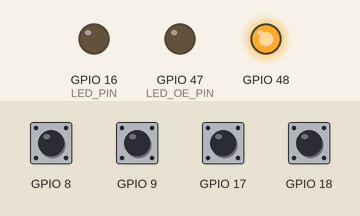
Recording of a sketch running on a simulated ESP32-S3. Parts: output pins drawn as LEDs (lit = HIGH). Inputs (shaded band) come from the test bench; at power-on: GPIO 8, GPIO 9, GPIO 17, GPIO 18 HIGH. What the sketch prints to the serial monitor is not drawn.

Above: at 3.1 s.
At 5.1 s:
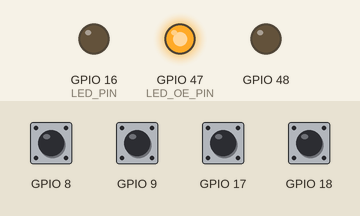
At 9.3 s:
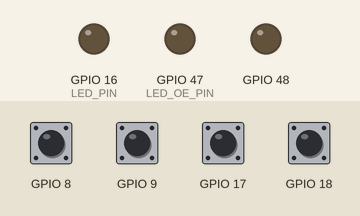
9.4 s: GPIO 8 pulled LOW for 0.15 s
Timing chart, 0 to 12.4 s (numbered marks = the images above; inputs shaded):
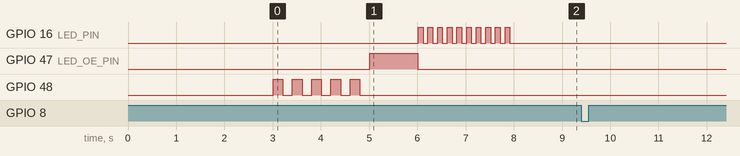

Measured:
- after the input at 9.4 s, every drawn part: stays the same

The sketch:

debug_hardware.ino
```cpp
/*
 * STEP-BY-STEP HARDWARE DEBUG
 * Tests each component individually with detailed diagnostics
 */

#include <Wire.h>

// Pin definitions
#define LED_PIN         16
#define LED_OE_PIN      47
#define SDA_PIN         13
#define SCL_PIN         14

void setup() {
  Serial.begin(115200);
  delay(3000); // Extra time to open monitor

  Serial.println("\n\n");
  Serial.println("========================================");
  Serial.println("  HARDWARE DEBUG - STEP BY STEP");
  Serial.println("========================================\n");

  // STEP 1: Basic Pin Test
  Serial.println("STEP 1: Testing basic GPIO output...");
  pinMode(LED_BUILTIN, OUTPUT);
  for (int i = 0; i < 5; i++) {
    digitalWrite(LED_BUILTIN, HIGH);
    Serial.print(".");
    delay(200);
    digitalWrite(LED_BUILTIN, LOW);
    delay(200);
  }
  Serial.println(" OK\n");

  // STEP 2: LED Output Enable Pin
  Serial.println("STEP 2: Testing LED OE pin (GPIO47)...");
  pinMode(LED_OE_PIN, OUTPUT);
  digitalWrite(LED_OE_PIN, HIGH);
  Serial.println("  OE set HIGH (output disabled)");
  delay(1000);
  digitalWrite(LED_OE_PIN, LOW);
  Serial.println("  OE set LOW (output enabled)");
  Serial.println("  >> Check if AHCT125 pin 3 shows signal with scope/LED tester\n");

  // STEP 3: LED Data Pin Test (Simple Toggle)
  Serial.println("STEP 3: Testing LED data pin (GPIO16)...");
  pinMode(LED_PIN, OUTPUT);
  Serial.println("  Toggling GPIO16 HIGH/LOW 10 times...");
  for (int i = 0; i < 10; i++) {
    digitalWrite(LED_PIN, HIGH);
    delay(100);
    digitalWrite(LED_PIN, LOW);
    delay(100);
    Serial.print(".");
  }
  Serial.println(" Done");
  Serial.println("  >> Measure GPIO16 with multimeter (should toggle 0-3.3V)\n");

  // STEP 4: I2C Bus Scan
  Serial.println("STEP 4: Scanning I2C bus...");
  Wire.begin(SDA_PIN, SCL_PIN);
  delay(100);

  Serial.println("  SDA=GPIO13, SCL=GPIO14");
  Serial.println("  Scanning addresses 0x01-0x7F...");

  int deviceCount = 0;
  for (byte addr = 1; addr < 127; addr++) {
    Wire.beginTransmission(addr);
    byte error = Wire.endTransmission();

    if (error == 0) {
      Serial.printf("  ✓ Device found at 0x%02X\n", addr);
      deviceCount++;
    }
  }

  if (deviceCount == 0) {
    Serial.println("  ✗ NO I2C devices found!");
    Serial.println("  >> Check: MCP23017 VCC=3.3V, GND=GND, SDA/SCL wiring");
    Serial.println("  >> Try: Swap SDA/SCL pins if accidentally reversed\n");
  } else {
    Serial.printf("  ✓ Found %d device(s)\n\n", deviceCount);
  }

  // STEP 5: Direct GPIO Hall Sensor Test
  Serial.println("STEP 5: Testing direct ESP32 Hall sensor pins...");
  pinMode(17, INPUT_PULLUP);
  pinMode(18, INPUT_PULLUP);
  pinMode(8, INPUT_PULLUP);
  pinMode(9, INPUT_PULLUP);

  Serial.println("  GPIO17 (Tile 9):  " + String(digitalRead(17) ? "HIGH" : "LOW"));
  Serial.println("  GPIO18 (Tile 10): " + String(digitalRead(18) ? "HIGH" : "LOW"));
  Serial.println("  GPIO8  (Tile 11): " + String(digitalRead(8) ? "HIGH" : "LOW"));
  Serial.println("  GPIO9  (Tile 12): " + String(digitalRead(9) ? "HIGH" : "LOW"));
  Serial.println("  >> All should show HIGH (pulled up)");
  Serial.println("  >> Place magnet on Tile 9/10/11/12 and check if it goes LOW\n");

  Serial.println("========================================");
  Serial.println("  DIAGNOSTIC COMPLETE");
  Serial.println("========================================\n");
  Serial.println("Waiting for manual tests...\n");
}

void loop() {
  // Continuous monitoring of direct Hall sensors
  static bool lastState[4] = {HIGH, HIGH, HIGH, HIGH};
  bool currentState[4];

  currentState[0] = digitalRead(17); // Tile 9
  currentState[1] = digitalRead(18); // Tile 10
  currentState[2] = digitalRead(8);  // Tile 11
  currentState[3] = digitalRead(9);  // Tile 12

  for (int i = 0; i < 4; i++) {
    if (currentState[i] != lastState[i]) {
      Serial.printf("GPIO%d (Tile %d): %s\n",
                    (i==0)?17:(i==1)?18:(i==2)?8:9,
                    9+i,
                    currentState[i] ? "HIGH (no magnet)" : "LOW (MAGNET!)");
      lastState[i] = currentState[i];
    }
  }

  delay(50);
}
```
